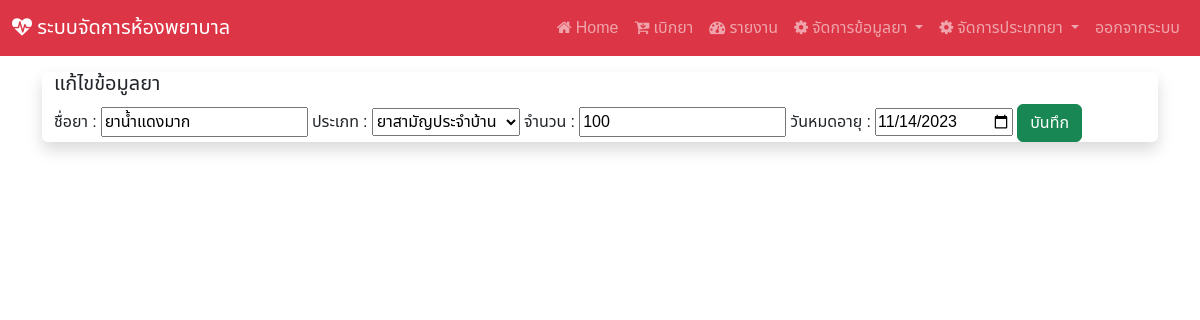
Page /edit/10 (signed in) on the earlier database version.
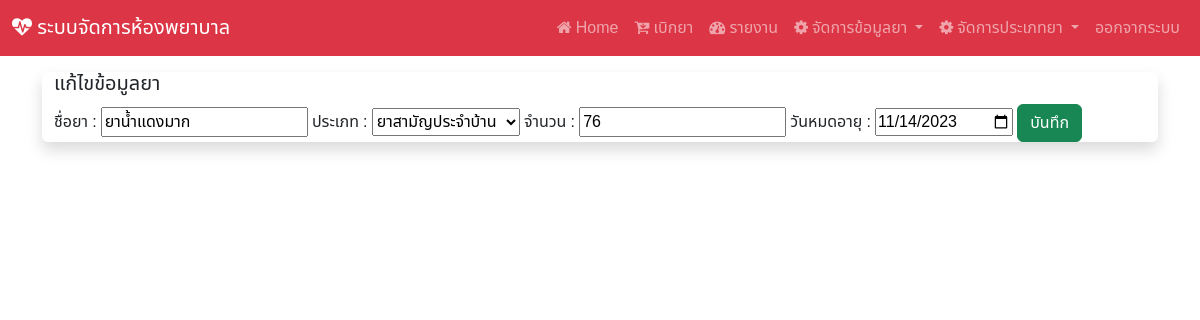
Same page on the later database version.
### hospital_app/models.py (models this page shows, shortened)
class drug(models.Model):
    drug_id = models.AutoField(primary_key=True)
    drug_name = models.CharField(max_length=255)
    drug_type = models.ForeignKey(d_type, on_delete=models.CASCADE)
    drug_qty = models.IntegerField()
    drug_exp = models.DateField()

class d_type(models.Model):
    type_id = models.AutoField(primary_key=True)
    type_name = models.CharField(max_length=255)

### hospital_app/views.py (the view, shortened to what this page needs)
# urls.py: path('edit/<int:pk>',views.edit_drug),#หน้าแก้ไขข้อมูลยา
@login_required(login_url="/login")
def edit_drug(request,pk):
    table = drug.objects.get(drug_id=pk)
    table2 = d_type.objects.all()
    context = {"drug_data" : table , "drug_type" : table2}
    return render(request,'edit_d.html',context)

### hospital_app/templates/edit_d.html (shortened to what this page needs)
{% extends "base.html" %}
{% block content %}
<div class="container-fluid my-3 justify-content-center align-items-center shadow rounded">
<h5>แก้ไขข้อมูลยา</h5>
<form action="" method="POST">
ชื่อยา : <input type="text" name="drug_name" value="{{drug_data.drug_name}}" required>
ประเภท : <select name="drug_type">
{% for i in drug_type %}
<option value="{{i.type_id}}"
{% if i.type_id == drug_data.drug_type_id %}
selected
{% endif %}
>{{i.type_name}}</option>
{% endfor %}
</select>
จำนวน : <input type="number" name="drug_qty" value="{{drug_data.drug_qty}}" required>
วันหมดอายุ : <input type="date" name="drug_expired" value="{{drug_data.drug_exp|date:'Y-m-d'}}" required>
<button type="submit" class="btn btn-success" >บันทึก</button>
</form>
</div>
{% endblock %}

Differences in the rows shown:
changed drug "ยาน้ำแดงมาก": drug_qty "100" → "76"
